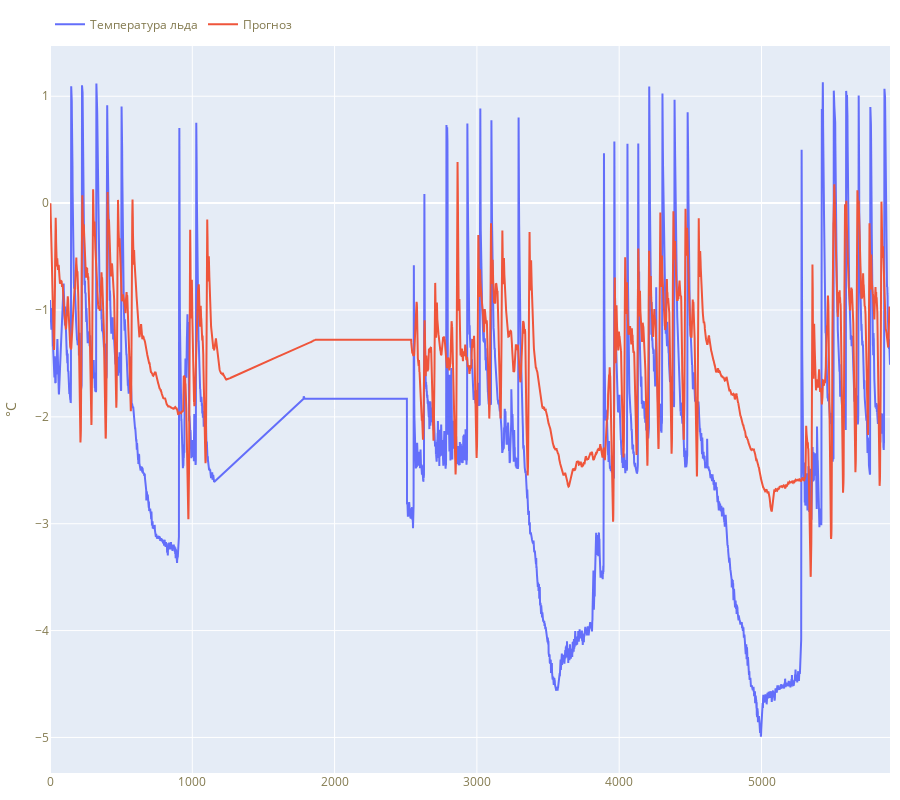

Here is the notebook cell this chart was saved with:
### Code cell
fig = make_subplots(rows=1, cols=1, shared_xaxes=True, vertical_spacing=0.02)
fig.add_trace(go.Scatter(y=result['temp_ice'], name='Температура льда'), row=1, col=1)
fig.add_trace(go.Scatter(y=result['pred_temp_ice'], name='Прогноз'), row=1, col=1)
fig.update_layout(margin=dict(l=10, r=10, t=30, b=10),
                  legend=dict(orientation='h', yanchor='bottom', x=0, y=1.01),
                #   width=1000,
                  height=800,
                  font_color="#837A4F",
                  title_font_color="#837A4F")
fig.update_traces(hoverinfo='all', hovertemplate='Дата и время: %{x}<br>Температура: %{y:.2f}°C', row=1, col=1)
fig.update_yaxes(title_text='°C', row=1, col=1)

### Figure 1 — Plotly figure (JSON) as saved in the notebook; plotly's stock layout.template omitted (floating-point values rounded to 4 significant figures; data arrays with more than 128 entries replaced by an {"elided": "..."} marker saying what was removed)
{"data": [{"hoverinfo": "all", "hovertemplate": "Дата и время: %{x}<br>Температура: %{y:.2f}°C", "name": "Температура льда", "type": "scatter", "xaxis": "x", "y": {"elided": "5904 float values"}, "yaxis": "y"}, {"hoverinfo": "all", "hovertemplate": "Дата и время: %{x}<br>Температура: %{y:.2f}°C", "name": "Прогноз", "type": "scatter", "xaxis": "x", "y": {"elided": "5904 float values"}, "yaxis": "y"}], "layout": {"font": {"color": "#837A4F"}, "height": 800, "legend": {"orientation": "h", "x": 0, "y": 1.01, "yanchor": "bottom"}, "margin": {"b": 10, "l": 10, "r": 10, "t": 30}, "title": {"font": {"color": "#837A4F"}}, "xaxis": {"anchor": "y", "domain": [0, 1]}, "yaxis": {"anchor": "x", "domain": [0, 1], "title": {"text": "°C"}}}}
